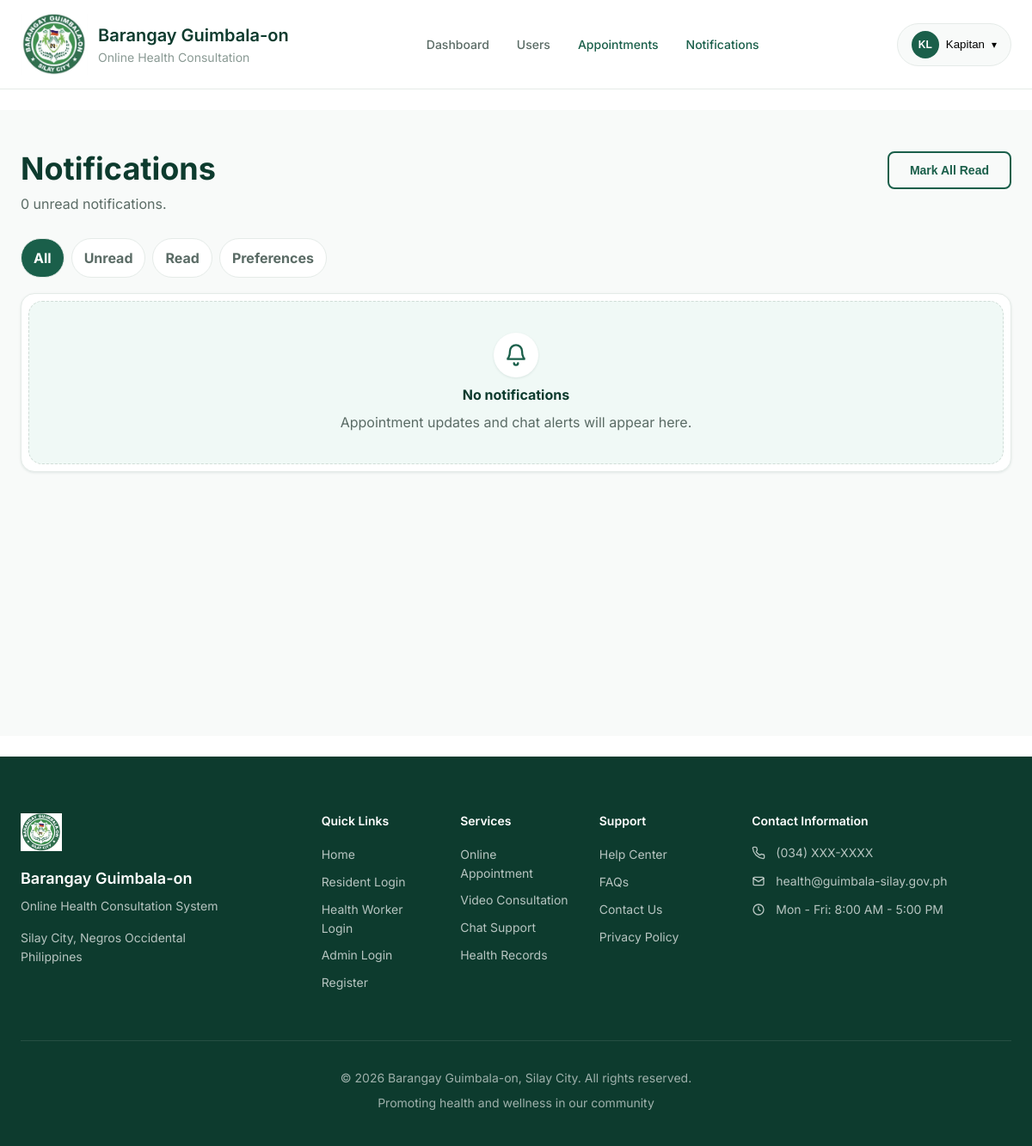
/notifications/ (signed in), run on the app's committed database.
### accounts/models.py (models this page shows, shortened)
class User(AbstractUser):
    ROLE_CHOICES = [
        ('resident', 'Resident'),
        ('health_worker', 'Barangay Health Worker/Midwife'),
        ('admin', 'Admin'),
    ]
    username = None
    email = models.EmailField(_('email address'), unique=True)
    role = models.CharField(max_length=20, choices=ROLE_CHOICES, default='resident')
    phone_number = models.CharField(max_length=15, blank=True, null=True)
    address = models.TextField(blank=True, null=True)
    profile_picture = models.ImageField(upload_to='profile_pics/', blank=True, null=True)
    is_active = models.BooleanField(default=True)
    date_joined = models.DateTimeField(auto_now_add=True)
    last_updated = models.DateTimeField(auto_now=True)
    license_number = models.CharField(max_length=50, blank=True, null=True)
    specialization = models.CharField(max_length=100, blank=True, null=True)
    is_available = models.BooleanField(default=True)
    USERNAME_FIELD = 'email'
    REQUIRED_FIELDS = ['first_name', 'last_name']
    objects = UserManager()
    class Meta:
        verbose_name = 'User'
        verbose_name_plural = 'Users'
        ordering = ['-date_joined']
    @property
    def is_resident(self):
        return self.role == 'resident'
    @property
    def is_health_worker(self):
        return self.role == 'health_worker'
    @property
    def is_admin_user(self):
        return self.role == 'admin' or self.is_superuser

### notifications/views.py (the view)
# urls.py: path('', views.notification_list_view, name='list'),
@login_required
def notification_list_view(request):
    notifications = Notification.objects.filter(recipient=request.user)
    filter_type = request.GET.get('filter', 'all')
    if filter_type == 'unread':
        notifications = notifications.filter(is_read=False)
    elif filter_type == 'read':
        notifications = notifications.filter(is_read=True)
    notifications = notifications.order_by('-created_at')
    paginator = Paginator(notifications, 20)
    page_number = request.GET.get('page')
    page_obj = paginator.get_page(page_number)
    unread_count = Notification.objects.filter(recipient=request.user, is_read=False).count()
    context = {
        'page_obj': page_obj,
        'unread_count': unread_count,
        'filter_type': filter_type,
        'total_count': notifications.count(),
    }
    return render(request, 'notifications/list.html', context)

### notifications/context_processors.py (called while the page is built)
def notifications_count(request):
    if request.user.is_authenticated:
        unread_count = Notification.objects.filter(
            recipient=request.user,
            is_read=False
        ).count()
        return {
            'unread_notifications_count': unread_count,
            'has_unread_notifications': unread_count > 0,
        }
    return {
        'unread_notifications_count': 0,
        'has_unread_notifications': False,
    }

### notifications/templates/notifications/list.html (shortened to what this page needs)
﻿{% extends 'base.html' %}
{% block content %}
<section class="app-page">
    <div class="container">
        <div class="page-heading split">
            <div>
                <h1>Notifications</h1>
                <p>{{ unread_count }} unread notification{{ unread_count|pluralize }}.</p>
            </div>
            <form method="post" action="{% url 'notifications:mark_all_read' %}">
                <button type="submit" class="btn btn-outline">Mark All Read</button>
            </form>
        </div>
        <div class="filter-tabs">
            <a href="{% url 'notifications:list' %}" class="{% if filter_type == 'all' %}active{% endif %}">All</a>
            <a href="?filter=unread" class="{% if filter_type == 'unread' %}active{% endif %}">Unread</a>
            <a href="?filter=read" class="{% if filter_type == 'read' %}active{% endif %}">Read</a>
            <a href="{% url 'notifications:preferences' %}">Preferences</a>
        </div>
        <div class="panel notification-list">
            {% for notification in page_obj %}
            <a href="{% url 'notifications:detail' notification.pk %}" class="notification-item {% if not notification.is_read %}unread{% endif %}">
                <div class="notification-icon notification-badge">{{ notification.icon_class|first|upper }}</div>
                <div>
                    <strong>{{ notification.title }}</strong>
                    <p>{{ notification.message|truncatechars:120 }}</p>
                    <small>{{ notification.date_display }} &middot; {{ notification.time_display }}</small>
                </div>
                {% if not notification.is_read %}<span class="unread-dot"></span>{% endif %}
            </a>
            {% empty %}
            <div class="empty-state">
                <div class="empty-icon"><svg viewBox="0 0 24 24" fill="none" aria-hidden="true"><path d="M18 8a6 6 0 10-12 0c0 7-3 8-3 8h18s-3-1-3-8" stroke="currentColor" stroke-width="2" stroke-linecap="round"/><path d="M10 20a2 2 0 004 0" stroke="currentColor" stroke-width="2" stroke-linecap="round"/></svg></div>
                <h3>No notifications</h3>
                <p>Appointment updates and chat alerts will appear here.</p>
            </div>
            {% endfor %}
        </div>
    </div>
</section>
{% endblock %}

### templates/includes/navbar.html (shortened to what this page needs)
﻿{% load static %}
<nav class="navbar" id="navbar">
    <div class="container">
        <div class="navbar-content">
            <a href="{% url 'home' %}" class="navbar-logo">
                <div class="logo-icon">
                    <img src="{% static 'images/system-logo-v2.jfif' %}" alt="Barangay Guimbala-on Logo">
                </div>
                <div class="logo-text">
                    <span class="logo-title">Barangay Guimbala-on</span>
                    <span class="logo-subtitle">Online Health Consultation</span>
                </div>
            </a>
            <div class="navbar-nav desktop-nav">
                {% if user.is_authenticated %}
                    {% if user.is_resident %}
                        <a href="{% url 'accounts:resident_dashboard' %}" class="nav-link {% if request.resolver_match.url_name == 'resident_dashboard' %}active{% endif %}">
                            Dashboard
                        </a>
                        <a href="{% url 'appointments:create' %}" class="nav-link {% if request.resolver_match.url_name == 'create' %}active{% endif %}">
                            Book Appointment
                        </a>
                        <a href="{% url 'chat:list' %}" class="nav-link {% if request.resolver_match.url_name == 'list' %}active{% endif %}">
                            Messages
                        </a>
                        <a href="{% url 'notifications:list' %}" class="nav-link {% if request.resolver_match.url_name == 'list' %}active{% endif %}">
                            Notifications
                            {% if unread_notifications_count > 0 %}
                            <span class="nav-badge">{{ unread_notifications_count }}</span>
                            {% endif %}
                        </a>
                    {% elif user.is_admin_user %}
                        <a href="{% url 'accounts:admin_dashboard' %}" class="nav-link {% if request.resolver_match.url_name == 'admin_dashboard' %}active{% endif %}">
                            Dashboard
                        </a>
                        <a href="{% url 'accounts:user_list' %}" class="nav-link {% if request.resolver_match.url_name == 'user_list' %}active{% endif %}">
                            Users
                        </a>
                        <a href="{% url 'appointments:list' %}" class="nav-link {% if request.resolver_match.url_name == 'list' %}active{% endif %}">
                            Appointments
                        </a>
                        <a href="{% url 'notifications:list' %}" class="nav-link {% if request.resolver_match.url_name == 'list' %}active{% endif %}">
                            Notifications
                        </a>
                    {% endif %}
                {% else %}
                    <a href="{% url 'home' %}" class="nav-link {% if request.resolver_match.url_name == 'home' %}active{% endif %}">Home</a>
                    <a href="#services" class="nav-link">Services</a>
                    <a href="#how-it-works" class="nav-link">How It Works</a>
                    <a href="#contact" class="nav-link">Contact</a>
                {% endif %}
            </div>
            <div class="navbar-actions">
                {% if user.is_authenticated %}
                    <div class="user-menu dropdown">
                        <button class="user-menu-toggle dropdown-toggle" type="button">
                            <div class="user-avatar">
                                {% if user.profile_picture %}
                                    <img src="{{ user.profile_picture.url }}" alt="{{ user.get_full_name }}">
                                {% else %}
                                    <span>{{ user.first_name|first|upper }}{{ user.last_name|first|upper }}</span>
                                {% endif %}
                            </div>
                            <span class="user-name">{{ user.first_name }}</span>
                            <span class="dropdown-arrow" aria-hidden="true">▾</span>
                        </button>
                    </div>
                {% endif %}
            </div>
        </div>
    </div>
</nav>
<div class="navbar-spacer"></div>

### static/css/animations.css (style rules this page uses)
html { scroll-behavior: smooth; }

### data on the page
User: first_name|first "K", last_name|first "L", first_name "Kapitan"

### other printed values
{{ unread_count }} "0"
